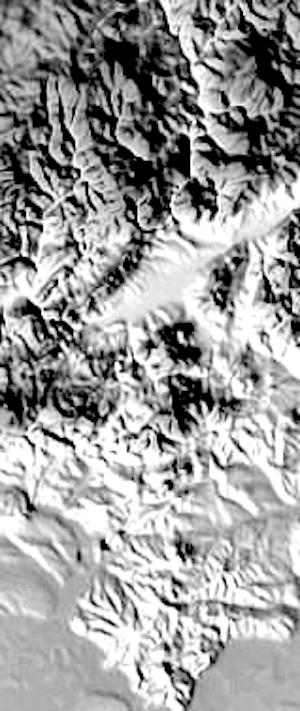
#> input picture map.png, 300 x 711 px
$ jupyter execute robot.ipynb
#> lines starting #> are read from the running program, lines starting #| are printed output that depends on the picture
Robot Localization with Python and Particle Filters
===================================================

Import libraries and load map.

[cell 1]
import numpy as np
import cv2

# Load the map
map = cv2.imread("map.png", 0)
#> map is the input picture: shape (711, 300); min 0, max 255, mean 157.3
HEIGHT, WIDTH = map.shape
#> HEIGHT = 711; WIDTH = 300

# Initialize robot state
rx, ry, rtheta = (WIDTH / 4, HEIGHT / 4, 0)
#> rx = 75; ry = 177.8; rtheta = 0

Map coordinate system

CAUTION: The terrain height at X,Y coordinates is map(Y,X).

[cell 2]
# Movement parameters
STEP = 5
TURN = np.radians(25)
SIGMA_STEP = 0.5
SIGMA_TURN = np.radians(5)

# Particle filter parameters
NUM_PARTICLES = 3000
SIGMA_SENSOR = 5
SIGMA_PARTICLE_STEP = 2
SIGMA_PARTICLE_TURN = np.pi / 24

# Function to handle keyboard input
def get_input():
    fwd = 0
    turn = 0
    halt = False
    k = cv2.waitKey(0) & 0xFF

    if k == ord('w'):  # Move forward
        fwd = STEP
    elif k == ord('s'):  # Move backward
        fwd = -STEP
    elif k == ord('d'):  # Turn right
        turn = TURN
    elif k == ord('a'):  # Turn left
        turn = -TURN
    elif k == ord('q'):  # Quit program
        halt = True
    else:
        print("Invalid input. Use W/A/S/D to move or Q to quit.")

    return fwd, turn, halt

Move the robot, with Gausssian noise.

[cell 3]
# Move robot with Gaussian noise
# [10 lines left out: function move_robot, not called in this run]

Initialize particle cloud.

[cell 4]
# Initialize particles
def init_particles():
    particles = np.random.rand(NUM_PARTICLES, 3)
    particles *= np.array((WIDTH, HEIGHT, np.radians(360)))
    return particles

Move the particles.

[cell 5]
# Move particles
# [9 lines left out: function move_particles, not called in this run]

Get value from robot's sensor.

[cell 6]
# Sense the map value
# [5 lines left out: function sense, not called in this run]

Compute particle weights.

[cell 7]
# Compute particle weights
# [15 lines left out: function compute_weights, not called in this run]

Resample the particles.

[cell 8]
# Resample particles based on weights
# [5 lines left out: function resample, not called in this run]

Add noise to the particles.

[cell 9]
# Add noise to particles
# [8 lines left out: function add_noise, not called in this run]

Display robot, particles and best guess.

[cell 10]
# Display the map, particles, and robot with a resizable window
def display(map, rx, ry, particles, window_size=(800, 600)):

    # Calculate aspect ratios
    map_aspect = map.shape[1] / map.shape[0]
    window_aspect = window_size[0] / window_size[1]

    # Preserve aspect ratio when resizing
    if map_aspect > window_aspect:
        # Map is wider; fit width and adjust height
        new_width = window_size[0]
        new_height = int(window_size[0] / map_aspect)
    else:
        # Map is taller; fit height and adjust width
        new_height = window_size[1]
        new_width = int(window_size[1] * map_aspect)

    # Resize map to fit within the window while maintaining aspect ratio
    resized_map = cv2.resize(map, (new_width, new_height), interpolation=cv2.INTER_AREA)
    resized_map = cv2.cvtColor(resized_map, cv2.COLOR_GRAY2BGR)

    # Compute scaling factors
    scale_x = new_width / map.shape[1]
    scale_y = new_height / map.shape[0]

    # Draw particles
    for i in range(NUM_PARTICLES):
        px = int(particles[i, 0] * scale_x)
        py = int(particles[i, 1] * scale_y)
        cv2.circle(resized_map, (px, py), 1, (255, 0, 0), 1)

    # Draw robot
    robot_x = int(rx * scale_x)
    robot_y = int(ry * scale_y)
    cv2.circle(resized_map, (robot_x, robot_y), 5, (0, 255, 0), -1)

    # Draw best guess (mean position of particles)
    if len(particles) > 0:
        px_mean = int(np.mean(particles[:, 0]) * scale_x)
        py_mean = int(np.mean(particles[:, 1]) * scale_y)
        cv2.circle(resized_map, (px_mean, py_mean), 5, (0, 0, 255), -1)

    # Create a black background for the resized map to center it in the window
    display_image = np.zeros((window_size[1], window_size[0], 3), dtype=np.uint8)
    offset_x = (window_size[0] - new_width) // 2
    offset_y = (window_size[1] - new_height) // 2
    display_image[offset_y:offset_y + new_height, offset_x:offset_x + new_width] = resized_map

    # Display the image
    cv2.imshow('map', display_image)

Main routine.

[cell 11]
# Main routine
particles = init_particles()
while True:
    display(map, rx, ry, particles, window_size=(1024, 768))
    fwd, turn, halt = get_input()
    if halt:
        print("Exiting program...")
        break
    rx, ry, rtheta = move_robot(rx, ry, rtheta, fwd, turn)
    particles = move_particles(particles, fwd, turn)
    if fwd != 0:
        robot_sensor = sense(rx, ry, noisy=True)
        weights = compute_weights(particles, robot_sensor)
        particles = resample(particles, weights)
        particles = add_noise(particles)
#> this loop made 1 pass; (key q is pressed on pass 1)
#> pass 1, in display, `resized_map = cv2.resize(map, (new_width, new_height), interpolation=c..`:
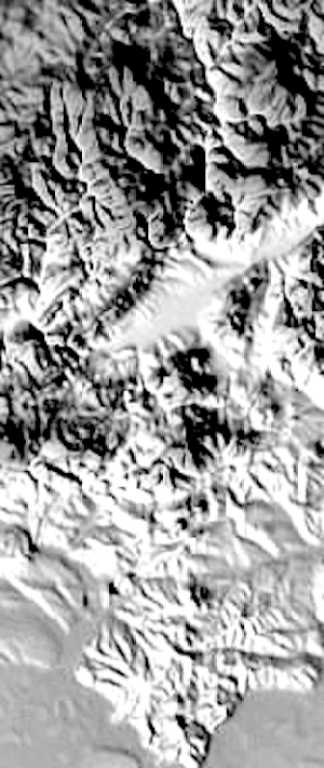
#> resized_map: shape (768, 324); min 0, max 255, mean 157.2
#> pass 1, in display, `cv2.imshow('map', display_image)`:
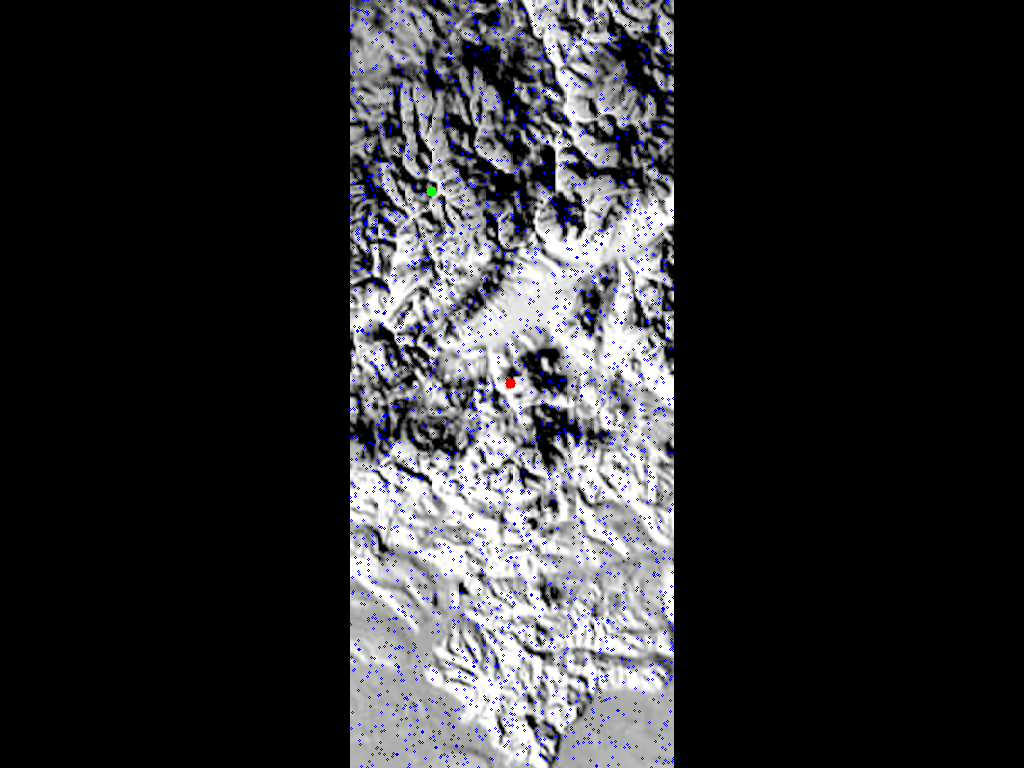
#> window 'map': shape (768, 1024, 3); mean B, G, R 51.2, 47.4, 47.4

cv2.destroyAllWindows()
